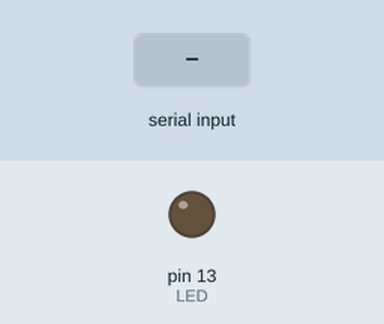
Bench run of a sketch on a simulated Arduino Uno, built with avr-gcc and run on an emulated ATmega328P. Parts: output pins drawn as LEDs (lit = HIGH). Inputs (shaded band) come from the test bench. What the sketch prints to the serial monitor is not drawn.

Above: at 1.2 s.
1.3 s: "l90\n" received over Serial
3.0 s: "a90\n" received over Serial
At 3.3 s:
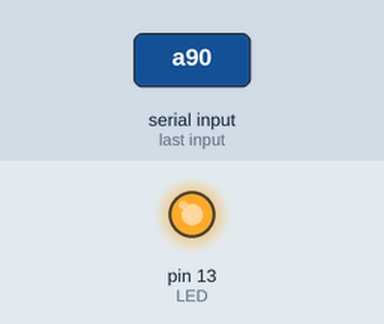
4.5 s: "s90\n" received over Serial
At 5.6 s:
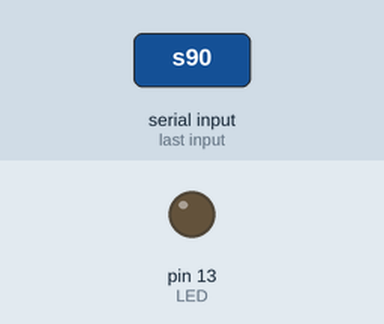
6.0 s: "a,45\n" received over Serial
At 6.8 s:
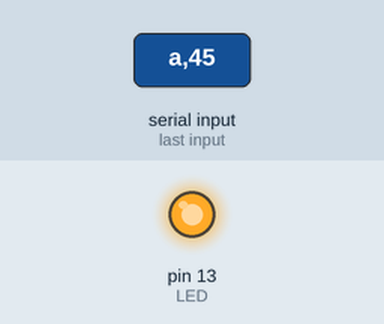
7.5 s: "s,45\n" received over Serial
At 7.9 s:
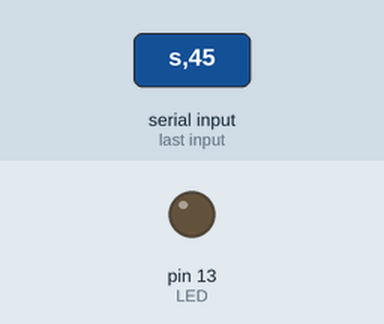
Timing chart, 0 to 10.0 s (numbered marks = the images above; inputs shaded):
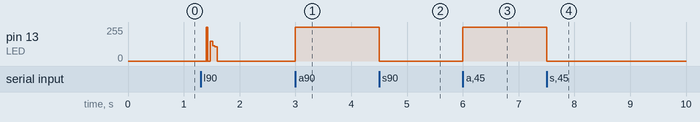

Measured:
- after the input at 3.0 s, pin 13 (LED): 0/255 → 255/255 at once
- after the input at 4.5 s, pin 13 (LED): 255/255 → 0/255 at once
- after the input at 6.0 s, pin 13 (LED): 0/255 → 255/255 at once
- after the input at 7.5 s, pin 13 (LED): 255/255 → 0/255 at once

The sketch:

02-05_serialShellFreq.ino
```cpp
#define LED LED_BUILTIN

void setup() {
  pinMode(LED, OUTPUT);
   //Initialize serial and wait for port to open:
  Serial.begin(9600);

  Serial.println("\nAccende e spegne il LED con la seriale");
  Serial.println("S: spegne il LED");
  Serial.println("A: accende il LED");
  Serial.println("L: fa lampeggiare il LED");
}

void loop() {
  // put your main code here, to run repeatedly:
  if (Serial.available()) {
    unsigned char comando = Serial.read();
    switch(comando)
    {
      case 'a':
      case 'A':
        digitalWrite(LED, HIGH);
        Serial.println("Acceso");
        break;
      case 's':
      case 'S':
        digitalWrite(LED, LOW);
        Serial.println("Spento");
        break;
      case 'l':
      case 'L':
        Serial.println("Lampeggio. Inserire il numero di lampeggi (da 1 a 9)");
        unsigned char lamp = Serial.read();
        while (lamp < '0' || lamp > '9')
        {
          lamp = Serial.read();
        }
        Serial.println("Lampeggio. Inserire il multiplo di 100ms di lampeggi (da 1 a 9)");
        unsigned char freq = Serial.read();
        while (freq < '0' || freq > '9')
        {
          freq = Serial.read();
        }
        Serial.print("Lampeggia ");
        Serial.write(lamp);
        Serial.print(" volte, con la frequenza di ");
        Serial.write(freq);
        Serial.print("00ms: ");
        for (int i = 0; i < lamp - '0'; i++)
        {
          digitalWrite(LED, HIGH);
          Serial.print("acceso, ");
          delay((freq - 48)*100);
          digitalWrite(LED, LOW);
          if(i == lamp - '0' - 1) Serial.println("spento");
          else Serial.print("spento, ");
          delay((freq - 48)*100);
        }
        break;
      default:
        Serial.println("Comando non riconosciuto!");
        break;
    }
  }
}
```
